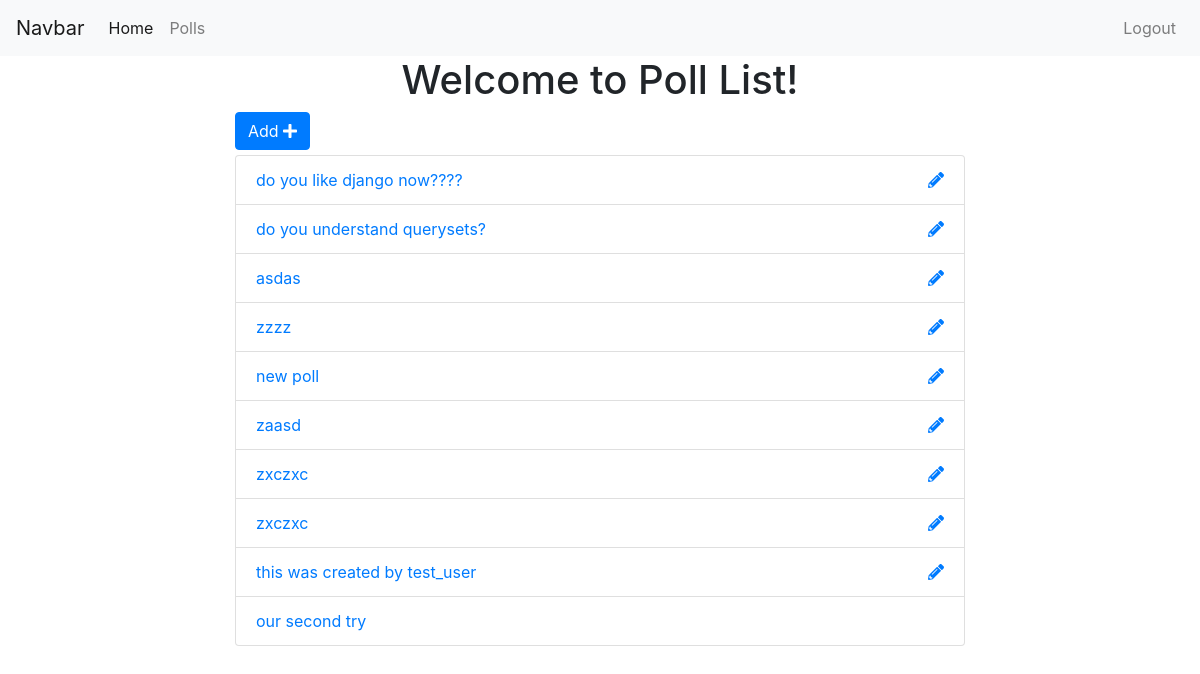
/polls/list/ (signed in), run on an earlier commit of the app's database.
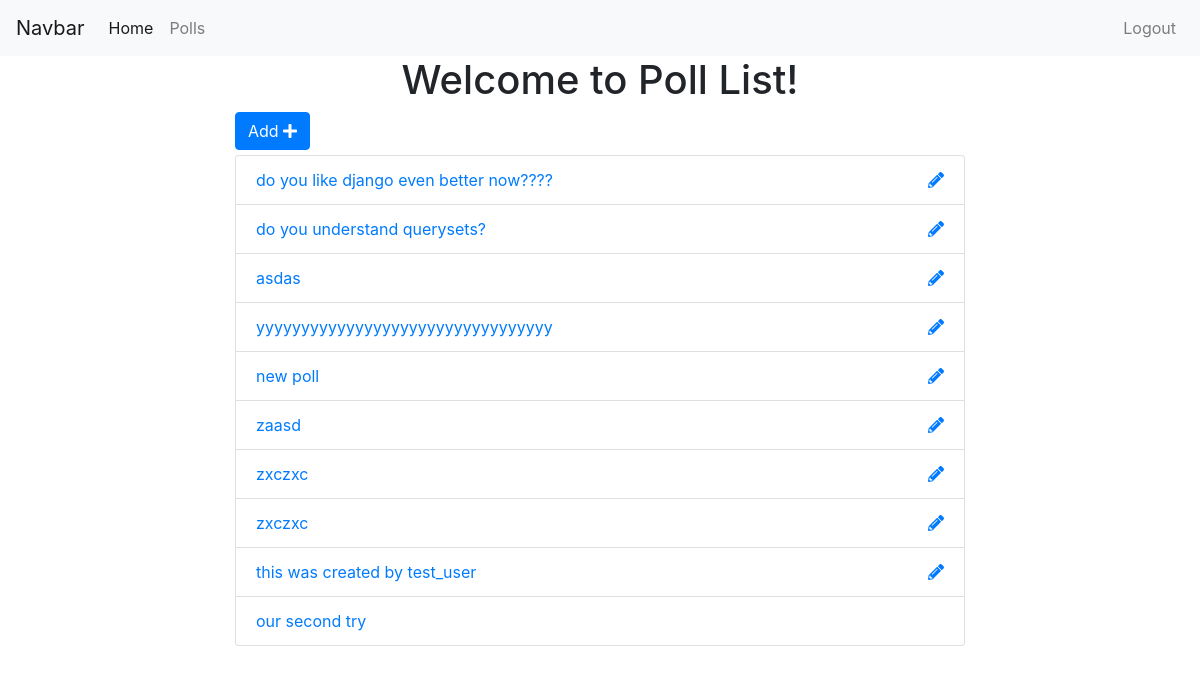
And on a later commit of the database.
### polls/models.py (models this page shows)
class Poll(models.Model):
    owner = models.ForeignKey(User, on_delete=models.CASCADE, default=1)
    text = models.CharField(max_length=255)
    pub_date = models.DateField()
    def __str__(self):
        return self.text

### polls/views.py (the view)
# urls.py: path('list/', views.polls_list, name="list"),
@login_required
def polls_list(request):
    polls = Poll.objects.all()
    context = {'polls': polls}
    return render(request, 'polls/polls_list.html', context)

### polls/templates/polls/polls_list.html (shortened to what this page needs)
{% extends 'base.html' %}
{% block content %}
<div class="container">
  <h1 class='text-center'>Welcome to Poll List!</h1>
  <div class="row">
    <div class="col-sm-8 offset-sm-2">
      <a href="{% url 'polls:add' %}" class="btn btn-primary" style="margin-bottom: 5px">Add <i class="fas fa-plus"></i> </a>
      <ul class="list-group">
        {% for poll in polls %}
        <li class="list-group-item">
          <a href="{% url 'polls:detail' poll.id %}">{{ poll }}</a>
          {% if request.user == poll.owner %}
            <a href="{% url 'polls:edit_poll' poll.id %}" class='float-right'><i class="fas fa-pencil-alt"></i></a>
          {% endif %}
        </li>
        {% endfor %}
      </ul>
    </div>
  </div>
</div>
{% endblock %}

What changed in the data, as far as the page shows it:
changed Poll: text "do you like django now????" → "do you like django even better now????"
changed Poll: text "zzzz" → "yyyyyyyyyyyyyyyyyyyyyyyyyyyyyyyyy"
